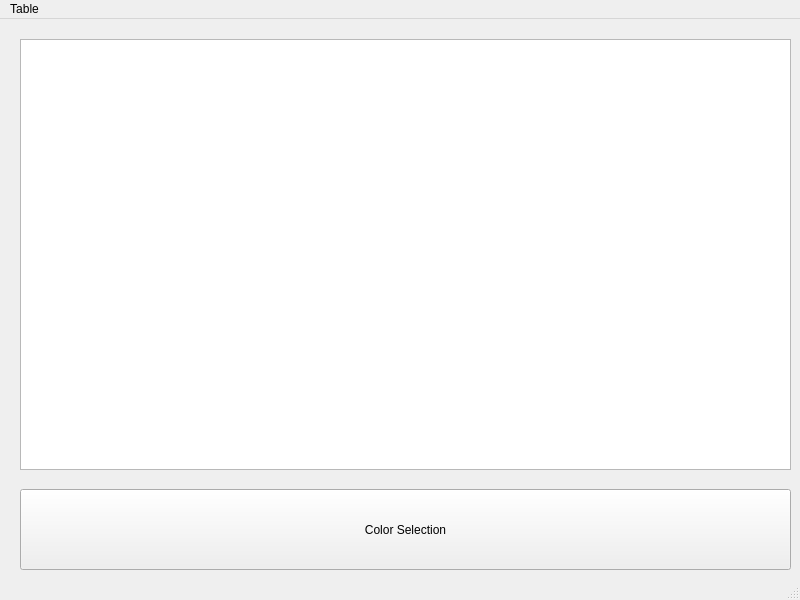
<?xml version="1.0" encoding="UTF-8"?>
<ui version="4.0">
 <class>MainWindow</class>
 <widget class="QMainWindow" name="MainWindow">
  <property name="geometry">
   <rect>
    <x>0</x>
    <y>0</y>
    <width>800</width>
    <height>600</height>
   </rect>
  </property>
  <property name="windowTitle">
   <string>MainWindow</string>
  </property>
  <widget class="QWidget" name="centralwidget">
   <widget class="QTableView" name="tableView">
    <property name="geometry">
     <rect>
      <x>20</x>
      <y>20</y>
      <width>771</width>
      <height>431</height>
     </rect>
    </property>
   </widget>
   <widget class="QPushButton" name="colorButton">
    <property name="geometry">
     <rect>
      <x>20</x>
      <y>470</y>
      <width>771</width>
      <height>81</height>
     </rect>
    </property>
    <property name="text">
     <string>Color Selection</string>
    </property>
   </widget>
  </widget>
  <widget class="QMenuBar" name="menubar">
   <property name="geometry">
    <rect>
     <x>0</x>
     <y>0</y>
     <width>800</width>
     <height>22</height>
    </rect>
   </property>
   <widget class="QMenu" name="menuTable">
    <property name="title">
     <string>Table</string>
    </property>
   </widget>
   <addaction name="menuTable"/>
  </widget>
  <widget class="QStatusBar" name="statusbar"/>
 </widget>
 <resources/>
 <connections/>
</ui>
